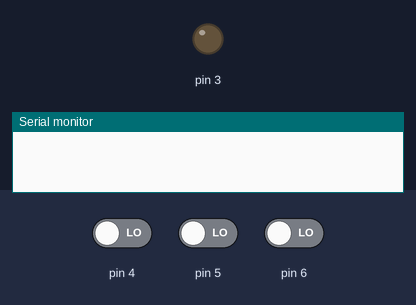
Bench run of a sketch on a simulated Arduino Uno, built with avr-gcc and run on an emulated ATmega328P. On the bench: output pins drawn as LEDs (lit = HIGH), the last lines printed to the serial monitor. Inputs (shaded band) come from the test bench; at power-on: pin 4 LOW, pin 5 LOW, pin 6 LOW.

Above: at 1.2 s.
1.3 s: pin 4 driven HIGH
At 1.4 s:
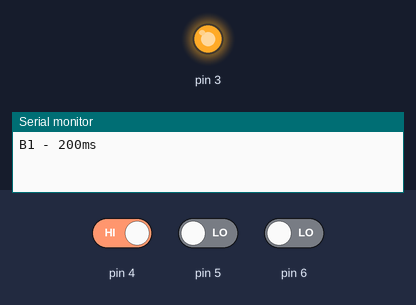
Timing chart, 0 to 4.3 s (numbered marks = the images above; inputs shaded):
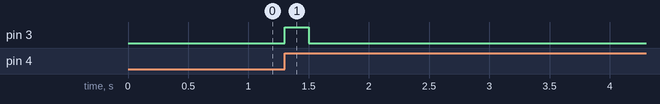

The sketch:

Transmitter_Code.ino
```cpp
void setup() {
  pinMode(3, OUTPUT);
  pinMode(4, INPUT);
  pinMode(5, INPUT);
  pinMode(6, INPUT);
  Serial.begin(9600);
}

void loop() {
  // Button 1 - Single 200ms pulse
  if (digitalRead(4) == HIGH) {
    Serial.println("B1 - 200ms");
    digitalWrite(3, HIGH);
    delay(200);
    digitalWrite(3, LOW);
    while(digitalRead(4) == HIGH);
  }

  // Button 2 - Single 400ms pulse
  if (digitalRead(5) == HIGH) {
    Serial.println("B2 - 400ms");
    digitalWrite(3, HIGH);
    delay(400);
    digitalWrite(3, LOW);
    while(digitalRead(5) == HIGH);
  }

  // Button 3 - Single 600ms pulse
  if (digitalRead(6) == HIGH) {
    Serial.println("B3 - 600ms");
    digitalWrite(3, HIGH);
    delay(600);
    digitalWrite(3, LOW);
    while(digitalRead(6) == HIGH);
  }
}
```

Measured:
- after the input at 1.3 s, pin 3: LOW → HIGH at once, → LOW 0.20 s later
